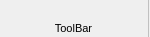
<?xml version="1.0" encoding="UTF-8"?>
<ui version="4.0">
 <class>RibbonButtonGroup</class>
 <widget class="QWidget" name="RibbonButtonGroup">
  <property name="geometry">
   <rect>
    <x>0</x>
    <y>0</y>
    <width>150</width>
    <height>37</height>
   </rect>
  </property>
  <property name="windowTitle">
   <string>Form</string>
  </property>
  <layout class="QGridLayout" name="gridLayout">
   <property name="leftMargin">
    <number>0</number>
   </property>
   <property name="topMargin">
    <number>0</number>
   </property>
   <property name="rightMargin">
    <number>0</number>
   </property>
   <property name="bottomMargin">
    <number>0</number>
   </property>
   <property name="spacing">
    <number>0</number>
   </property>
   <item row="0" column="0">
    <layout class="QVBoxLayout" name="verticalLayout">
     <property name="spacing">
      <number>0</number>
     </property>
     <property name="leftMargin">
      <number>2</number>
     </property>
     <property name="topMargin">
      <number>2</number>
     </property>
     <property name="rightMargin">
      <number>2</number>
     </property>
     <property name="bottomMargin">
      <number>2</number>
     </property>
     <item>
      <layout class="QHBoxLayout" name="horizontalLayout">
       <property name="spacing">
        <number>0</number>
       </property>
      </layout>
     </item>
     <item>
      <widget class="QLabel" name="label">
       <property name="font">
        <font>
         <pointsize>8</pointsize>
        </font>
       </property>
       <property name="text">
        <string>ToolBar</string>
       </property>
       <property name="alignment">
        <set>Qt::AlignBottom|Qt::AlignHCenter</set>
       </property>
      </widget>
     </item>
    </layout>
   </item>
   <item row="0" column="1">
    <widget class="Line" name="verticalLine">
     <property name="styleSheet">
      <string notr="true">color: #c0c0c0;</string>
     </property>
     <property name="frameShadow">
      <enum>QFrame::Plain</enum>
     </property>
     <property name="orientation">
      <enum>Qt::Vertical</enum>
     </property>
    </widget>
   </item>
  </layout>
 </widget>
 <resources/>
 <connections/>
</ui>
